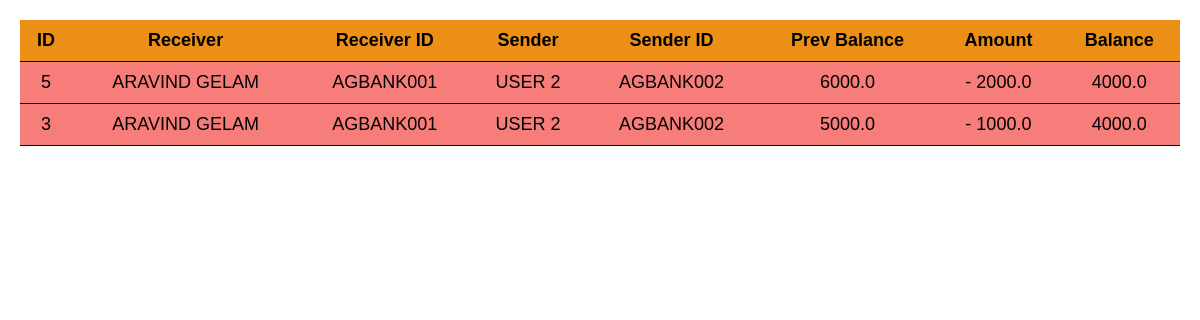
/sent_transactions (signed in), run on the app's committed database.
### tables this page shows
CREATE TABLE transactions(
                        transaction_id integer primary key autoincrement,
                        receiver_name text not null,
                        receiver_id varchar(20) not null,
                        sender_name text not null,
                        sender_id varchar(20) not null,
                        previous_balance_receiver real not null,
                        previous_balance_sender real not null,
                        send_money real not null,
                        receiver_balance real not null,
                        sender_balance real not null
                   );

### app.py (the view)
@app.route('/sent_transactions')
def sent_transactions():
    conn=sqlite3.connect('bank_upi.db')
    cursor=conn.cursor()
    cursor.execute("""select * from transactions where sender_id=? and receiver_id<>? order by transaction_id desc""",(session['user_details'].get('user_id'), session['user_details'].get('user_id')))
    transactions=cursor.fetchall()
    conn.commit()
    conn.close()
    return render_template("sent_transactions.html", transactions=transactions, sender_user_id=session['user_details'].get('user_id') )

### templates/sent_transactions.html (shortened to what this page needs)
<!DOCTYPE html>
<html lang="en">
    <head>
    </head>
    <body>
    <div class="container">
        <div class="table-wrapper">
            <table>
                <tr>
                    <th>ID</th>
                    <th>Receiver</th>
                    <th>Receiver ID</th>
                    <th>Sender</th>
                    <th>Sender ID</th>
                    <th>Prev Balance</th>
                    <th>Amount</th>
                    <th>Balance</th>
                </tr>
                {% for x in transactions %}
                    {% if x[4] == sender_user_id %}
                        <tr style="background-color: rgba(244, 70, 67, 0.703);">
                    {% endif %}
                            <td>{{ x[0] }}</td>
                            <td>{{ x[1] }}</td>
                            <td>{{ x[2] }}</td>
                            <td>{{ x[3] }}</td>
                            <td>{{ x[4] }}</td>
                            <td>{{ x[6] }}</td>
                            <td><label>- </label>{{ x[7] }}</td>
                            <td>{{ x[9] }}</td>
                {% endfor %}
            </table>
        </div>
    </div>
    </body>
</html>

### templates/sent_transactions.html (style rules this page uses)
body { margin: 0; background-color: #ffffff; color: rgb(0, 0, 0); font-family: Arial, sans-serif; }
.container { display: flex; flex-direction: column; align-items: center; padding: 20px; }
.table-wrapper { width: 100%; overflow-x: auto; }
table { border-collapse: collapse; width: 100%; max-width: 1200px; margin: auto; }
th, td { border-bottom: 1px solid black; padding: 10px; text-align: center; font-size: 18px; }
th { position: sticky; top: 0; background: #eb8f16; z-index: 1; }

### data on the page
transactions: transaction_id "5", receiver_name "ARAVIND GELAM", receiver "AGBANK001", sender_name "USER 2", sender "AGBANK002", previous_balance_sender "6000.0", send_money "2000.0", sender_balance "4000.0"
transactions: transaction_id "3", receiver_name "ARAVIND GELAM", receiver "AGBANK001", sender_name "USER 2", sender "AGBANK002", previous_balance_sender "5000.0", send_money "1000.0", sender_balance "4000.0"
